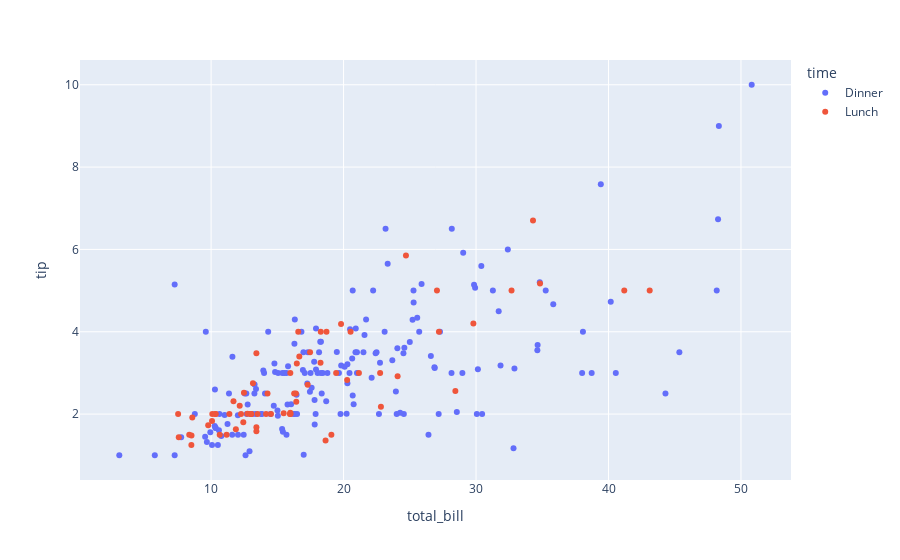

Here is the notebook cell this chart was saved with:
### Code cell
import plotly.express as px
fig = px.scatter(df1, x ="total_bill" , y ="tip" ,color ='time')
fig.show()

### Figure 1 — Plotly figure (JSON) as saved in the notebook; plotly's stock layout.template omitted (floating-point values rounded to 4 significant figures; data arrays with more than 128 entries replaced by an {"elided": "..."} marker saying what was removed)
{"data": [{"hovertemplate": "time=Dinner<br>total_bill=%{x}<br>tip=%{y}<extra></extra>", "legendgroup": "Dinner", "marker": {"color": "#636efa", "symbol": "circle"}, "mode": "markers", "name": "Dinner", "orientation": "v", "showlegend": true, "type": "scatter", "x": {"elided": "176 float values"}, "xaxis": "x", "y": {"elided": "176 float values"}, "yaxis": "y"}, {"hovertemplate": "time=Lunch<br>total_bill=%{x}<br>tip=%{y}<extra></extra>", "legendgroup": "Lunch", "marker": {"color": "#EF553B", "symbol": "circle"}, "mode": "markers", "name": "Lunch", "orientation": "v", "showlegend": true, "type": "scatter", "x": [27.2, 22.76, 17.29, 19.44, 16.66, 10.07, 32.68, 15.98, 34.83, 13.03, 18.28, 24.71, 21.16, 10.65, 12.43, 24.08, 11.69, 13.42, 14.26, 15.95, 12.48, 29.8, 8.52, 14.52, 11.38, 22.82, 19.08, 20.27, 11.17, 12.26, 18.26, 8.51, 10.33, 14.15, 16, 13.16, 17.47, 34.3, 41.19, 27.05, 16.43, 8.35, 18.64, 11.87, 9.78, 7.51, 19.81, 28.44, 15.48, 16.58, 7.56, 10.34, 43.11, 13, 13.51, 18.71, 12.74, 13, 16.4, 20.53, 16.47, 12.16, 13.42, 8.58, 15.98, 13.42, 16.27, 10.09], "xaxis": "x", "y": [4, 3, 2.71, 3, 3.4, 1.83, 5, 2.03, 5.17, 2, 4, 5.85, 3, 1.5, 1.8, 2.92, 2.31, 1.68, 2.5, 2, 2.52, 4.2, 1.48, 2, 2, 2.18, 1.5, 2.83, 1.5, 2, 3.25, 1.25, 2, 2, 2, 2.75, 3.5, 6.7, 5, 5, 2.3, 1.5, 1.36, 1.63, 1.73, 2, 4.19, 2.56, 2.02, 4, 1.44, 2, 5, 2, 2, 4, 2.01, 2, 2.5, 4, 3.23, 2.2, 3.48, 1.92, 3, 1.58, 2.5, 2], "yaxis": "y"}], "layout": {"legend": {"title": {"text": "time"}, "tracegroupgap": 0}, "margin": {"t": 60}, "xaxis": {"anchor": "y", "domain": [0, 1], "title": {"text": "total_bill"}}, "yaxis": {"anchor": "x", "domain": [0, 1], "title": {"text": "tip"}}}}
